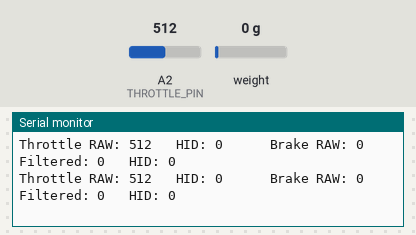
This sketch was run on a simulated Arduino Leonardo, built with avr-gcc and run on an emulated ATmega32U4. Shown: the last lines printed to the serial monitor. The test bench sets the inputs (shaded band); at power-on: weight on the scale 0 g, A2 (THROTTLE_PIN) = 512. USB keyboard and mouse output is not drawn.

Above: at 3.2 s.
3.3 s: weight on the scale set to 100 g
At 3.35 s:
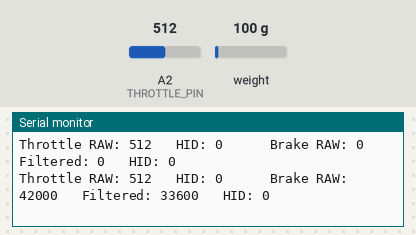
4.8 s: A2 (THROTTLE_PIN) set to 716
At 4.81 s:
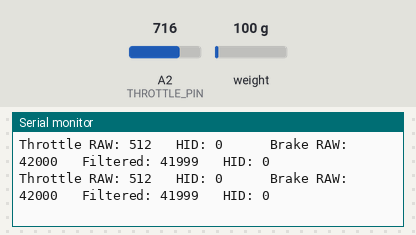
6.3 s: weight on the scale set to 1250 g
At 6.37 s:
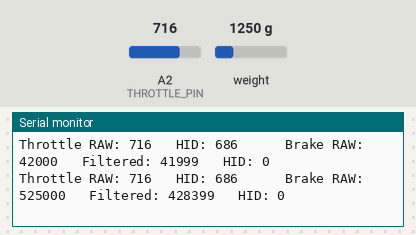
7.8 s: A2 (THROTTLE_PIN) set to 900
At 7.83 s:
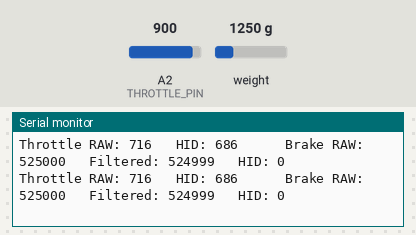
Timing chart, 0 to 10.3 s (numbered marks = the images above; inputs shaded):
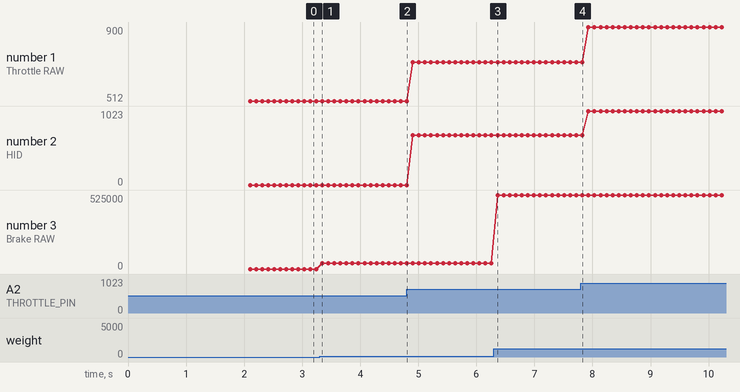

The sketch:

FullJoysticks.ino
```cpp
#include <HX711.h>
#include <Joystick.h>

// =====================================================
// PIN CONFIGURATION
// =====================================================

// 49E Hall-effect throttle
const int THROTTLE_PIN = A2;

// HX711 load cell
const int HX711_DOUT = 2;   // DT  -> D2
const int HX711_SCK  = 4;   // SCK -> D4

HX711 brakeScale;


// =====================================================
// THROTTLE CALIBRATION
// =====================================================

const int THROTTLE_RELEASED = 527;
const int THROTTLE_PRESSED  = 810;

const int THROTTLE_DEADZONE = 3;


// =====================================================
// BRAKE CALIBRATION
// =====================================================

// Brake automatically tares at startup.
//
// Idle noise is only a few hundred counts,
// so anything above -2000 is considered released.

const long BRAKE_START = -2000;

// Your measured maximum brake force
const long BRAKE_FULL = -350000;


// =====================================================
// BRAKE FILTER
// =====================================================

long filteredBrake = 0;

bool brakeFilterInitialized = false;


// =====================================================
// DEBUG / SERIAL MONITOR
// =====================================================

// Print diagnostic data every 100 ms.
//
// IMPORTANT:
// We do NOT print every loop because Serial output
// could slow down the pedal controller.

unsigned long lastDebugPrint = 0;

const unsigned long DEBUG_INTERVAL = 100;


// =====================================================
// USB GAME CONTROLLER
// =====================================================
//
// Dedicated HID axes:
//
// Accelerator = Hall sensor
// Brake       = Load cell
//

Joystick_ Joystick(
  JOYSTICK_DEFAULT_REPORT_ID,
  JOYSTICK_TYPE_MULTI_AXIS,

  0,      // Buttons
  0,      // Hat switches

  false,  // X
  false,  // Y
  false,  // Z

  false,  // Rx
  false,  // Ry
  false,  // Rz

  false,  // Rudder
  false,  // Generic throttle

  true,   // Accelerator
  true,   // Brake

  false   // Steering
);


// =====================================================
// SETUP
// =====================================================

void setup() {

  // ---------------------------------------------------
  // Serial monitor
  // ---------------------------------------------------

  Serial.begin(115200);


  // ---------------------------------------------------
  // Throttle
  // ---------------------------------------------------

  pinMode(THROTTLE_PIN, INPUT);


  // ---------------------------------------------------
  // HX711
  // ---------------------------------------------------

  brakeScale.begin(HX711_DOUT, HX711_SCK);

  delay(500);


  // ---------------------------------------------------
  // Tare brake
  // ---------------------------------------------------
  //
  // KEEP YOUR FOOT OFF THE BRAKE WHILE POWERING ON.
  //

  if (brakeScale.is_ready()) {

    brakeScale.tare(15);

    Serial.println("HX711 ready - brake tared.");

  } else {

    Serial.println("WARNING: HX711 not ready.");
  }


  // ---------------------------------------------------
  // USB HID controller
  // ---------------------------------------------------

  Joystick.setAcceleratorRange(0, 1023);
  Joystick.setBrakeRange(0, 1023);

  Joystick.begin(false);


  Serial.println();
  Serial.println("PEDAL CONTROLLER STARTED");
  Serial.println();
}


// =====================================================
// MAIN LOOP
// =====================================================

void loop() {

  // ===================================================
  // THROTTLE
  // ===================================================

  int throttleRaw = analogRead(THROTTLE_PIN);


  // Endpoint deadzones
  int throttleStart =
      THROTTLE_RELEASED + THROTTLE_DEADZONE;

  int throttleEnd =
      THROTTLE_PRESSED - THROTTLE_DEADZONE;


  // Convert raw Hall value into HID range
  long throttleOutput =
      map(
        throttleRaw,
        throttleStart,
        throttleEnd,
        0,
        1023
      );


  throttleOutput =
      constrain(
        throttleOutput,
        0,
        1023
      );


  // ===================================================
  // BRAKE
  // ===================================================

  static long brakeOutput = 0;

  // Used for debug display
  static long brakeRaw = 0;


  // Only read HX711 when a new measurement exists.
  //
  // This avoids blocking the entire Arduino loop.

  if (brakeScale.is_ready()) {

    // ONE load-cell conversion
    brakeRaw = brakeScale.get_value(1);


    // -------------------------------------------------
    // FILTER
    // -------------------------------------------------
    //
    // 80% newest measurement
    // 20% previous measurement
    //

    if (!brakeFilterInitialized) {

      filteredBrake = brakeRaw;

      brakeFilterInitialized = true;

    } else {

      filteredBrake =
          (
            filteredBrake +
            (brakeRaw * 4L)
          ) / 5L;
    }


    // -------------------------------------------------
    // BRAKE MAPPING
    // -------------------------------------------------

    if (filteredBrake > BRAKE_START) {

      // Near zero force
      brakeOutput = 0;

    } else {

      brakeOutput =
          map(
            filteredBrake,
            BRAKE_START,
            BRAKE_FULL,
            0,
            1023
          );


      brakeOutput =
          constrain(
            brakeOutput,
            0,
            1023
          );
    }
  }


  // ===================================================
  // SEND VALUES TO WINDOWS
  // ===================================================

  Joystick.setAccelerator(throttleOutput);

  Joystick.setBrake(brakeOutput);

  Joystick.sendState();


  // ===================================================
  // DEBUG MONITOR
  // ===================================================

  if (
    millis() - lastDebugPrint
    >= DEBUG_INTERVAL
  ) {

    lastDebugPrint = millis();


    // ---------------- THROTTLE ----------------

    Serial.print("Throttle RAW: ");
    Serial.print(throttleRaw);

    Serial.print("   HID: ");
    Serial.print(throttleOutput);


    // ---------------- BRAKE ----------------

    Serial.print("      Brake RAW: ");
    Serial.print(brakeRaw);

    Serial.print("   Filtered: ");
    Serial.print(filteredBrake);

    Serial.print("   HID: ");
    Serial.println(brakeOutput);
  }


  // Fast USB/controller loop
  delay(1);
}
```

Measured:
- after the input at 3.3 s, the serial monitor: prints a new line after 0.05 s (image 1)
- after the input at 6.3 s, the serial monitor: prints a new line after 0.06 s (image 3)
- plotted number 1: 512 → 716 after the input at 4.8 s, 716 → 900 after the input at 7.8 s
- plotted number 2: 0 → 686 after the input at 4.8 s, 686 → 1023 after the input at 7.8 s
- plotted number 3: 0 → 42000 after the input at 3.3 s, 42000 → 525000 after the input at 6.3 s
